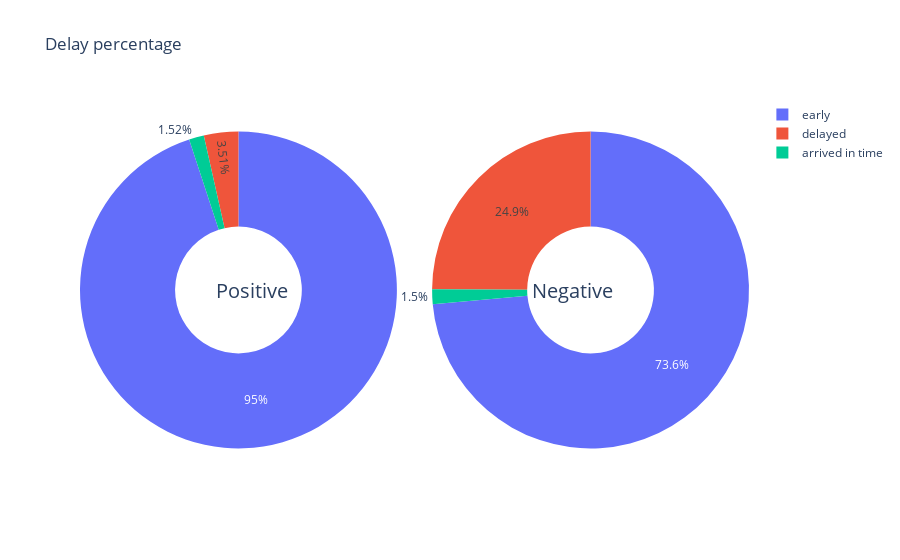

Notebook code cell kept with this figure:
### Markdown cell above
### 2. 시각화

### Code cell
import plotly.graph_objs as go

labels = ['early','arrived in time','delayed']
good_review_score = [70969,1135,2626]
bad_review_score = [14985,305,5076]

data1 = {
   "values": good_review_score,
   "labels": labels,
   "domain": {"column": 0},
   "hoverinfo":"label+percent",
    "hole": .4,
   "type": "pie"
}
data2 = {
   "values": bad_review_score,
   "labels": labels,
   "domain": {"column": 1},
   "hoverinfo":"label+percent",
    "hole": .4,
   "type": "pie"
}
data = [data1,data2]
layout = go.Layout(
   {
      "title":"Delay percentage",
      "grid": {"rows": 1, "columns": 2},
      "annotations": [
         {
            "font": {
               "size": 20
            },
            "showarrow": False,
            "text": "Positive",
            "x": 0.20,
            "y": 0.5
         },
         {
            "font": {
               "size": 20
            },
            "showarrow": False,
            "text": "Negative",
            "x": 0.8,
            "y": 0.5
         }
      ]
   }
)
figo = go.Figure(data = data, layout = layout)
figo.show()

### Figure 1 — Plotly figure (JSON) as saved in the notebook; plotly's stock layout.template omitted (floating-point values rounded to 4 significant figures)
{"data": [{"domain": {"column": 0}, "hole": 0.4, "hoverinfo": "label+percent", "labels": ["early", "arrived in time", "delayed"], "type": "pie", "values": [70969, 1135, 2626]}, {"domain": {"column": 1}, "hole": 0.4, "hoverinfo": "label+percent", "labels": ["early", "arrived in time", "delayed"], "type": "pie", "values": [14985, 305, 5076]}], "layout": {"annotations": [{"font": {"size": 20}, "showarrow": false, "text": "Positive", "x": 0.2, "y": 0.5}, {"font": {"size": 20}, "showarrow": false, "text": "Negative", "x": 0.8, "y": 0.5}], "grid": {"columns": 2, "rows": 1}, "title": {"text": "Delay percentage"}}}
